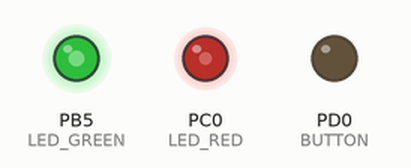
A program run on a simulated ATmega328P, built with avr-gcc and emulated at 16 MHz. Shown: output pins drawn as LEDs (lit = HIGH).

Above: at 0.1 s.
Timing chart, 0 to 1.6 s (numbered marks = the images above):
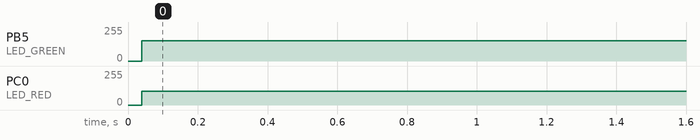

Measured:
- by itself, PB5 (LED_GREEN): 0/255 → 153/255 at 0.04 s
- by itself, PC0 (LED_RED): 0/255 → 102/255 at 0.04 s

The program:

main.c
```c
// (licence header left out)
/* Defines -----------------------------------------------------------*/
#define LED_GREEN   PB5     // AVR pin where green LED is connected
#define LED_RED   PC0
#define BUTTON   PD0
#define BLINK_DELAY 500
#ifndef F_CPU
# define F_CPU 16000000     // CPU frequency in Hz required for delay
#endif

/* Includes ----------------------------------------------------------*/
#include <util/delay.h>     // Functions for busy-wait delay loops
#include <avr/io.h>         // AVR device-specific IO definitions

/* Functions ---------------------------------------------------------*/
/**********************************************************************
 * Function: Main function where the program execution begins
 * Purpose:  Toggle two LEDs when a push button is pressed.
 * Returns:  none
 **********************************************************************/
int main(void)
{
    // Green LED at port B
    // Set pin as output in Data Direction Register...
    DDRB = DDRB | (1<<LED_GREEN);
    DDRC = DDRC | (1<<LED_RED);

    DDRD = DDRD | (1<<BUTTON);
    PORTD = PORTD & ~(1<<BUTTON);

    // Infinite loop
    while (1)
    {

        if (bit_is_clear(PIND, PD0))
        {
           PORTC = PORTC ^ (1<<LED_RED);
		   PORTB = PORTB ^ (1<<LED_GREEN);
        }

    }

    // Will never reach this
    return 0;
}
```
